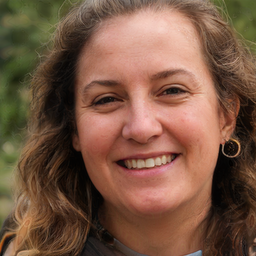
#> input picture pixel2style2pixel/test_data/img5.png, 256 x 256 px, found by its file name
$ python boundary.py
#> lines starting #> are read from the running program, lines starting #| are printed output that depends on the picture; after the words box and inside, x2 and y2 are one past the last pixel; in counts of white or black regions, pixels touching at a corner belong together
import cv2

def EdgeDetect():

    imageFile = "test_data/img5.png"

    img = cv2.imread(imageFile)
#> img is the input picture: shape (256, 256, 3); mean B, G, R 67.7, 87.6, 121.4

    # res1 = cv2.Canny(img, 50, 200)
    # res2 = cv2.Canny(img, 100, 200)
    res3 = cv2.Canny(img, 150, 200)
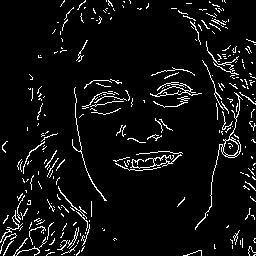
#> res3: shape (256, 256); 6% white in thin lines or dots

    res3 = 255- res3
#> res3: shape (256, 256); 94% white; black in thin lines or dots
    cv2.imwrite('experiment/img5_1.png', res3)
    # [7 lines of commented-out code are left out]

EdgeDetect()

$ run again, with pixel2style2pixel/test_data/img10.png copied over pixel2style2pixel/test_data/img5.png
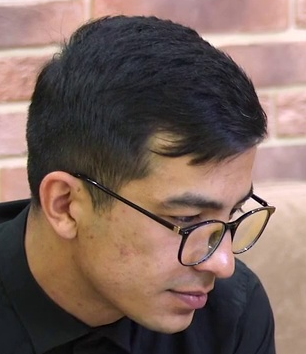
#> input picture pixel2style2pixel/test_data/img10.png, 306 x 354 px, found by its file name
#> in EdgeDetect, img is the input picture: shape (354, 306, 3); mean B, G, R 92, 99.8, 121.9
#> in EdgeDetect, `res3 = cv2.Canny(img, 150, 200)`:
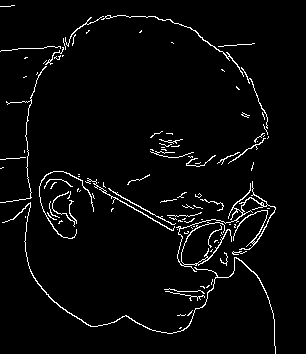
#> res3: shape (354, 306); 3.5% white in thin lines or dots, all inside (x1, y1, x2, y2) = (0, 5, 276, 354)

$ run again, with pixel2style2pixel/test_data/img11.png copied over pixel2style2pixel/test_data/img5.png
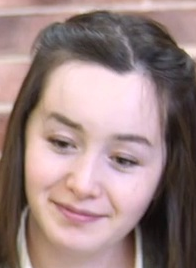
#> input picture pixel2style2pixel/test_data/img11.png, 196 x 268 px, found by its file name
#> in EdgeDetect, img is the input picture: shape (268, 196, 3); mean B, G, R 129.3, 131, 155
#> in EdgeDetect, `res3 = cv2.Canny(img, 150, 200)`:
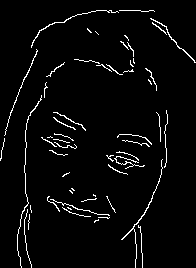
#> res3: shape (268, 196); 3.6% white in thin lines or dots

$ run again, with pixel2style2pixel/test_data/img12.png copied over pixel2style2pixel/test_data/img5.png
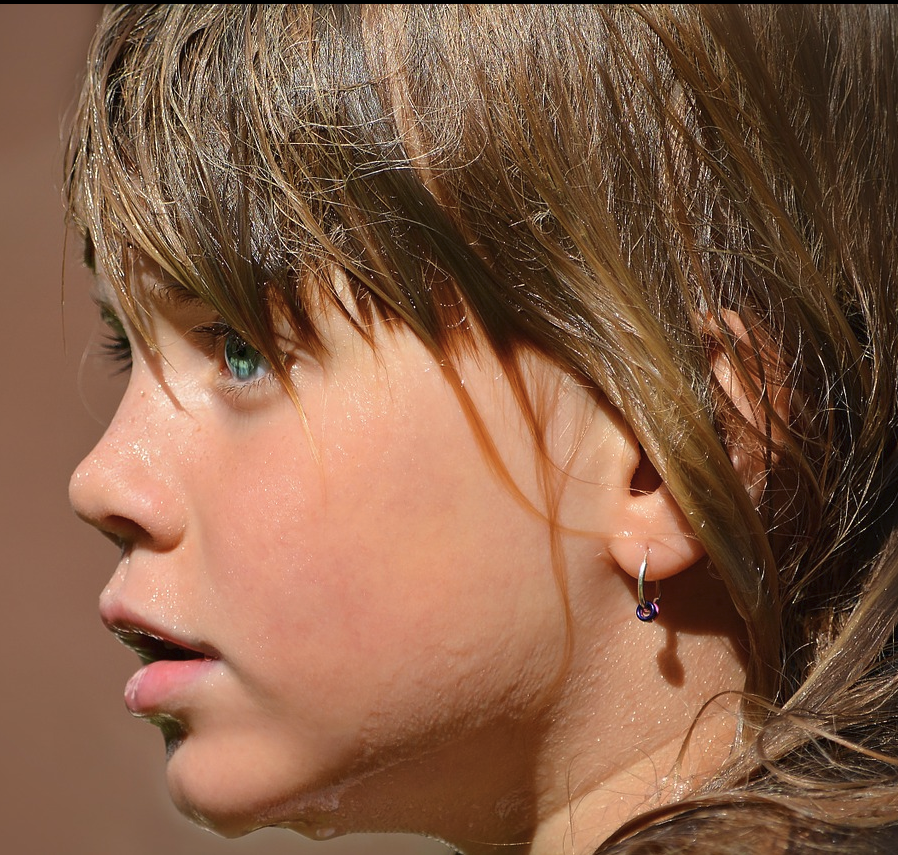
#> input picture pixel2style2pixel/test_data/img12.png, 898 x 855 px, found by its file name
#> in EdgeDetect, img is the input picture: shape (855, 898, 3); mean B, G, R 71.6, 95, 133.8
#> in EdgeDetect, `res3 = cv2.Canny(img, 150, 200)`:
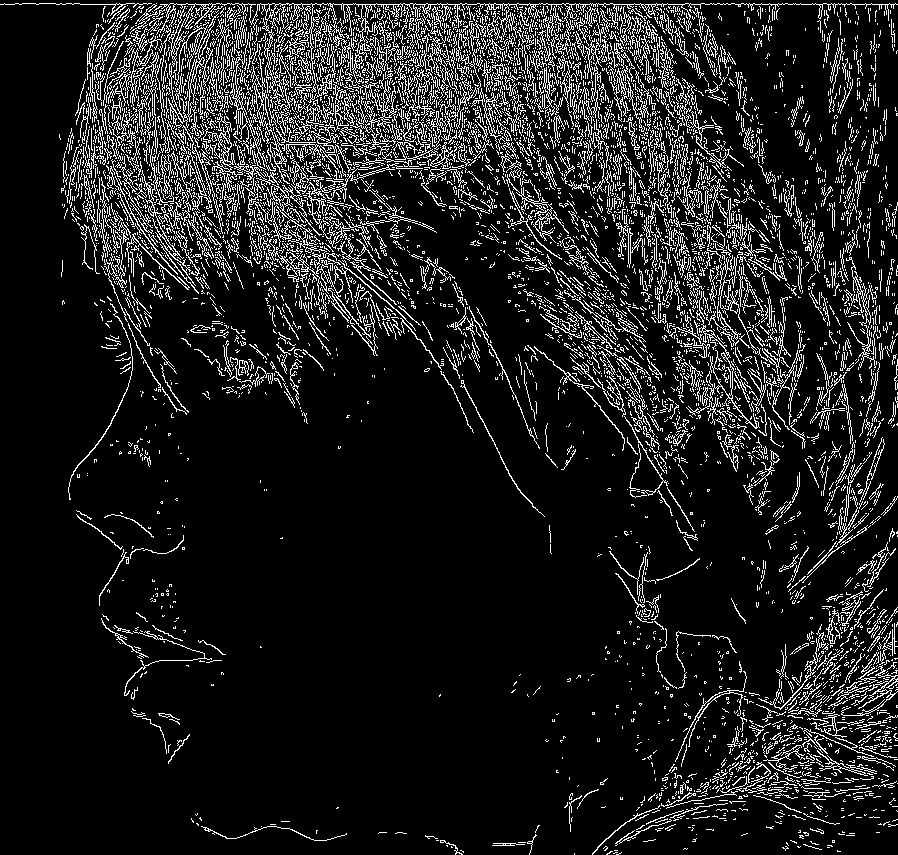
#> res3: shape (855, 898); 11.6% white in thin lines or dots
